Frame 1 (no input): blank canvas, image omitted
Frame 60 (no input): blank canvas, image omitted
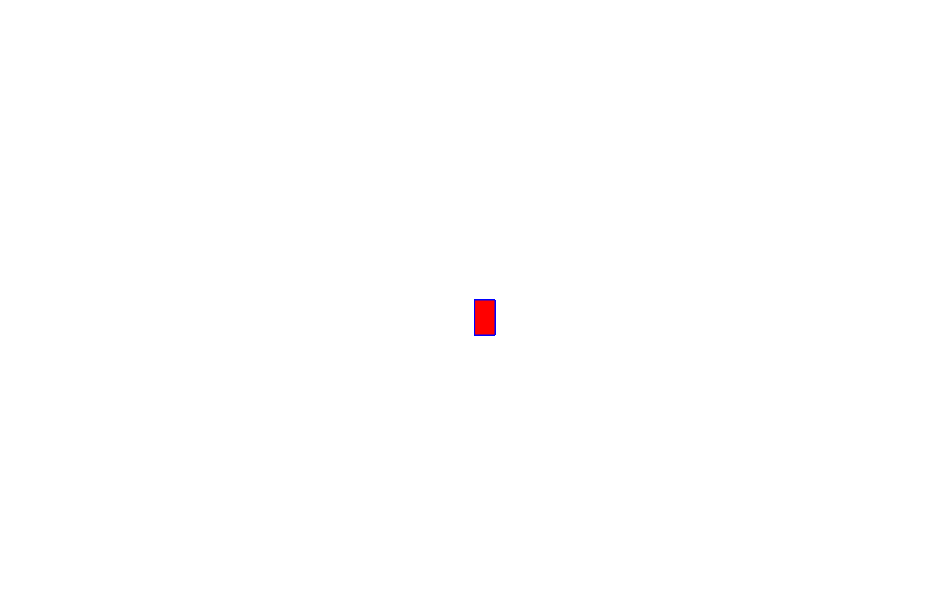
Frame 120 (the mouse pressed at the canvas centre since frame 60)

The p5.js sketch whose frames 1 and 60 were blank and that drew this single picture after the mouse press (run headless with seeded random() and noise() and a simulated clock; from frame 60 on, the mouse is pressed at the canvas centre):

// p5.js sketch
// ── sketch.js
function setup() {
    createCanvas(950, 600);
    background("white")
  }
  
  function draw() {
    stroke("blue");
    fill("red");
    
    
    if (mouseIsPressed) {
      rect(mouseX, mouseY, 20, 35);
    }
  }
